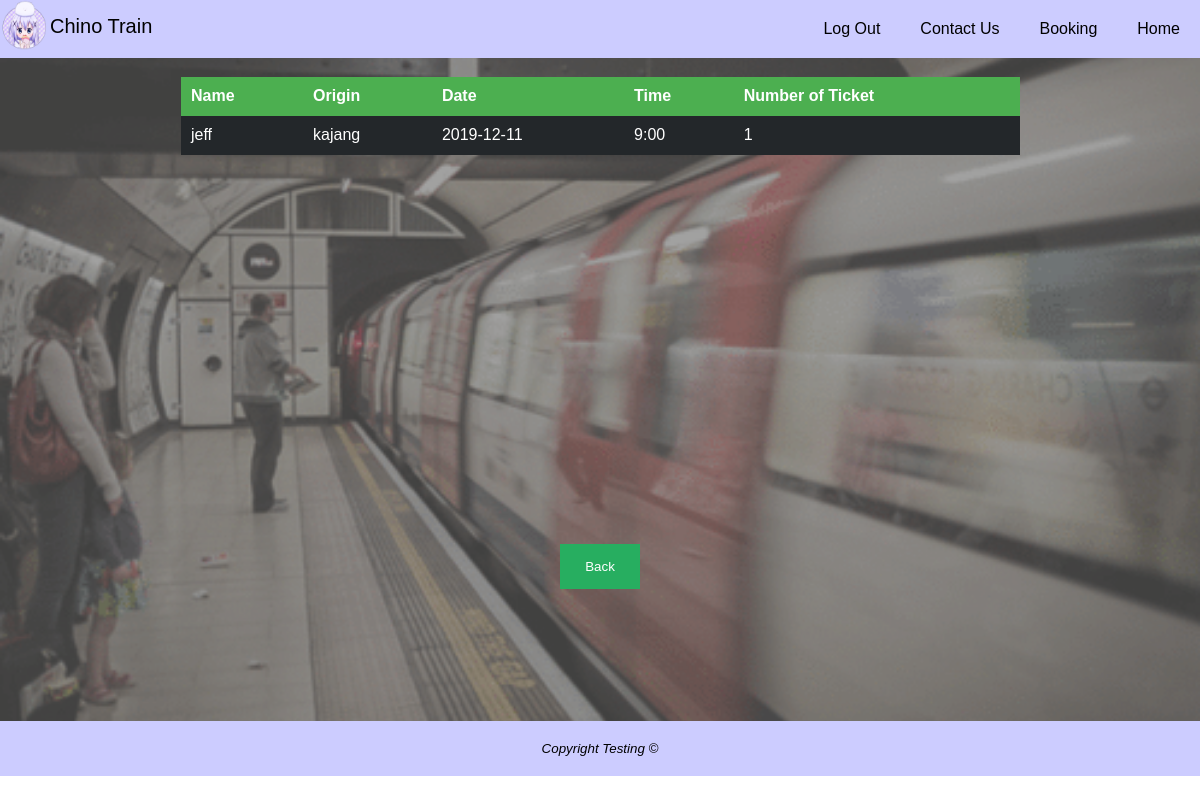
Page /Website/adminbooking.php (signed in) on the committed database.
### tables this page shows
create table booking(
id int auto_increment,
usernname varchar(50),
origin varchar(50),
date date,
time varchar(50),
numberoft int(50),
primary key(id)
);

### Website/adminbooking.php (the view, shortened to what this page needs)
<!DOCTYPE html>
<html>
<head>
	<link rel="stylesheet" a href="css/styleA.css">
	<link rel="stylesheet" href="https://cdn.staticfile.org/font-awesome/4.7.0/css/font-awesome.css">
</head>
<body background="img/bgtrain.gif">
	<div class="mainpage-admin-booking">
		<div class="menu">
			<?php include 'adminmenu.php'; ?>
		</div>
		<br>
<?php
include 'C:/xampp/htdocs/WWW/conn_db.php';
$database="train";
$mysqli=new mysqli($host,$user,$password,$database);
$q="SELECT * from booking";
$r=$mysqli->query($q);
if ($r -> num_rows > 0) {
			echo '<div class="overflow">';
			echo '<div class="overflow1">';
			echo "<table border='1'>";
			echo "<tr> <th>Name</th> <th>Origin</th> <th>Date</th> <th>Time</th> <th>Number of Ticket</th></tr>";
			while ($row=$r -> fetch_assoc()) {
				echo "<tr> <td>".$row["usernname"]."</td> <td>".$row["origin"]."</td> <td>".$row['date']."</td> <td>".$row['time']."</td> <td>".$row["numberoft"]."</td> </tr>";
			}
			echo "</table>";
			echo "</div>";
			echo "</div>";
		}else{
			echo "0 result";
				}
?>
<form method="post" action="adminbooking.php">
<br>
<input class="btn-back" type="submit" name="back" value="Back">
</form>
</div>
<div class="foot">
		<footer>
		  <div id="pfoot">Copyright Testing &#169;</div>
		</footer>
	</div>
</body>
</html>

### css/styleA.css (style rules this page uses)
body { margin: 0 auto; background-repeat: no-repeat; background-size: cover; background-position: center; font-family: Arial, Helvetica, sans-serif; }
.btn-back { display: flex; margin: auto; padding: 15px 25px; border: none; background-color: #27ae60; color: #fff; cursor: pointer; transition: 0.5s; }
.mainpage-admin-booking { background: rgb(105,105,105,0.6); padding-bottom: 11%; }
#pfoot { padding: 20px; text-align: center; font-style: italic; font-size: 10pt; color: black; }
.foot { color: white; background-color: #CCCCFF; }
.overflow { height: 450px; overflow-y: scroll; -ms-overflow-style: none; scrollbar-width: none; }
table { margin: 0 auto; border-collapse: collapse; border:transparent; width: 70%; }
tr:nth-child(even) { background-color: #23272A; }
tr:nth-child(odd) { background-color: #2C2F33; }
th { background-color: #4CAF50; color: white; }
td, th { text-align: left; padding: 10px; }
td { color: white; }

### rows in the picture
booking: usernname "jeff", origin "kajang", date "2019-12-11", time "9:00", numberoft "1"
